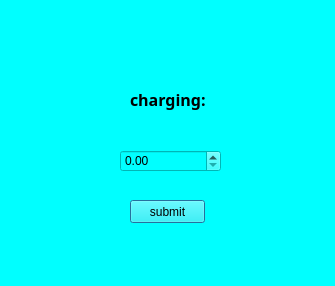
<?xml version="1.0" encoding="UTF-8"?>
<ui version="4.0">
 <class>Charging</class>
 <widget class="QDialog" name="Charging">
  <property name="geometry">
   <rect>
    <x>0</x>
    <y>0</y>
    <width>335</width>
    <height>286</height>
   </rect>
  </property>
  <property name="windowTitle">
   <string>Dialog</string>
  </property>
  <property name="styleSheet">
   <string notr="true">background-color: rgb(0, 255, 255);</string>
  </property>
  <widget class="QLabel" name="label">
   <property name="geometry">
    <rect>
     <x>130</x>
     <y>89</y>
     <width>121</width>
     <height>21</height>
    </rect>
   </property>
   <property name="font">
    <font>
     <family>微软雅黑</family>
     <pointsize>12</pointsize>
     <weight>75</weight>
     <bold>true</bold>
    </font>
   </property>
   <property name="text">
    <string>charging:</string>
   </property>
  </widget>
  <widget class="QDoubleSpinBox" name="chargenum">
   <property name="geometry">
    <rect>
     <x>120</x>
     <y>150</y>
     <width>101</width>
     <height>22</height>
    </rect>
   </property>
   <property name="maximum">
    <double>10000.000000000000000</double>
   </property>
  </widget>
  <widget class="QPushButton" name="submit">
   <property name="geometry">
    <rect>
     <x>130</x>
     <y>200</y>
     <width>75</width>
     <height>23</height>
    </rect>
   </property>
   <property name="text">
    <string>submit</string>
   </property>
  </widget>
 </widget>
 <resources/>
 <connections/>
</ui>
